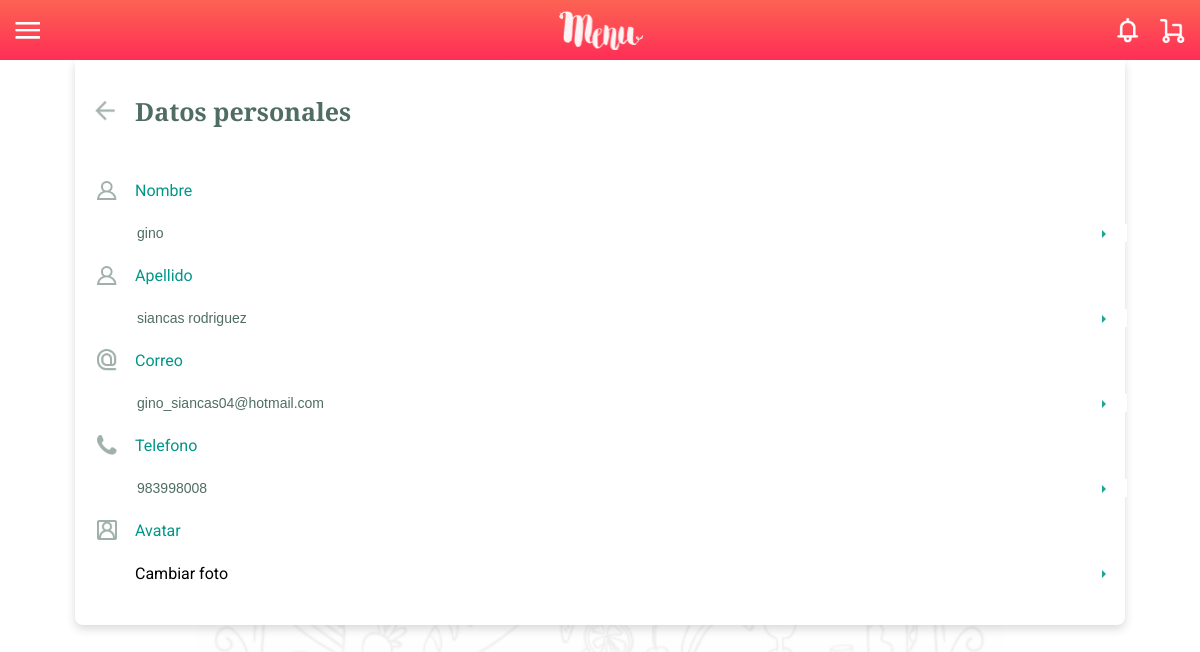
The app's page /profile/personal-info.php (signed in) with its own data.
### tables this page shows
CREATE TABLE `users` (
  `username` varchar(45) NOT NULL,
  `password` varchar(65) NOT NULL,
  `name` varchar(55) DEFAULT NULL,
  `lastname` varchar(55) DEFAULT NULL,
  `telephone` int(11) DEFAULT NULL,
  `account_date_created` datetime NOT NULL,
  `user_id` int(11) NOT NULL,
  `avatar` varchar(255) DEFAULT NULL
);

### services/php/user_functions.php (called while the page is built, shortened)
<?php
class UserFunctions{
  function getUserData($userid , $connection){
    $statement = "SELECT * FROM users WHERE user_id = '$userid' LIMIT 1";
    if($query = mysqli_query($connection , $statement)){
        return mysqli_fetch_assoc($query);
    }else{return "error";}
  }
}
?>

### profile/personal-info.php (the view, shortened to what this page needs)
<!DOCTYPE html>
<html lang="en" dir="ltr">
<head>
  <link rel="stylesheet" href="../css/global.1.0.0.css">
  <link rel="stylesheet" href="../css/personal-profile.1.0.0.css">
</head>
<body class="personalinfopg">
  <?php
  require_once("../includes/header.php");
  require_once("../services/php/db_connection.php");
  require_once("../services/php/user_functions.php");
  $userid = mysqli_real_escape_string($connection , htmlspecialchars($_SESSION["user_id"]));
  $userObj = new UserFunctions();
  $userDato = $userObj->getUserData($userid , $connection);
  ?>
  <div class="content">
    <?php if($userDato != "error"){
      $name      = $userDato["name"];
      $last      = $userDato["lastname"];
      $email     = $userDato["username"];
      $telephone = $userDato["telephone"];
    ?>
      <div class="title left">
        <a href="javascript:void(0)" class="go-back"></a>
        <h1><br>Datos personales<br><br></h1>
      </div>
      <ul>
        <li class="ttl profile">Nombre</li>
        <li class="data">
          <input type="text" placeholder="Nombre" maxlength="40" value="<?php echo $name;?>" data-current="<?php echo $name;?>">
        </li>
        <li class="ttl profile">Apellido</li>
        <li class="data">
          <input type="text" placeholder="Apellido" maxlength="40" value="<?php echo $last;?>" data-current="<?php echo $last;?>">
        </li>
        <li class="ttl email">Correo</li>
        <li class="data">
          <input type="email" placeholder="Correo" maxlength="40" value="<?php echo $email;?>" data-current="<?php echo $email;?>">
        </li>
        <li class="ttl telephone">Telefono</li>
        <li class="data">
          <input type="telephone" placeholder="Telefono" maxlength="9" value="<?php echo $telephone;?>" data-current="<?php echo $telephone;?>">
        </li>
        <li class="ttl avatar">Avatar</li>
        <li class="data">Cambiar foto</li>
      </ul>
    <?php }else{ ?>
      <div class="title left">
        <h1><br>Error Conexion</h1>
      </div>
    <?php } ?>
  </div>
</body>
</html>

### css/global.1.0.0.css (style rules this page uses)
body, html { padding: 0; margin: 0; font-family: "Roboto", sans-serif; }
.content { margin: 60px auto 0 auto; max-width: 1050px; }
.content .title { margin: 15px auto; text-align: center; max-width: 300px; position: relative; }
.content .title h1 { color: #4F6D64; font-family: "Alfa Slab One", cursive; font-size: 25px; }
.content .title a { position: absolute; top: 50%; left: -45px; height: 30px; width: 30px; margin-top: -15px; display: block; background-image: url("../icons/back.png"); background-position: center; background-size: contain; }
.content .title.left { margin: 10px 0 10px 60px; text-align: left; }

### css/personal-profile.1.0.0.css (style rules this page uses)
html { background-image: url("../images/bg-global.png"); background-repeat: no-repeat; background-position: bottom; background-size: contain; height: 100%; }
body.personalinfopg .content { background: #FFFFFF; box-shadow: 0px 4px 10px rgba(0, 0, 0, 0.15); border-radius: 0 0 8px 8px; padding-bottom: 20px; }
body.personalinfopg .content ul { padding: 0; margin: 0; }
body.personalinfopg .content ul li { list-style: none; padding: 2px 2px 2px 60px; position: relative; }
body.personalinfopg .content ul li.ttl { color: #009688; background-repeat: no-repeat; background-position: 22px center; background-size: 20px; }
body.personalinfopg .content ul li.ttl.profile { background-image: url("../icons/user.png"); }
body.personalinfopg .content ul li.ttl.email { background-image: url("../icons/email.png"); }
body.personalinfopg .content ul li.ttl.telephone { background-image: url("../icons/telephone.png"); }
body.personalinfopg .content ul li.ttl.avatar { background-image: url("../icons/avatar.png"); }
body.personalinfopg .content ul li.data { margin: 20px 0; }
body.personalinfopg .content ul li.data:after { content: ""; border-left: 4px solid #20A397; border-top: 4px solid transparent; border-right: 4px solid transparent; border-bottom: 4px solid transparent; position: absolute; right: 15px; top: 8px; }
body.personalinfopg .content ul li.data input { color: #4F6D64; font-size: 14px; display: block; appearance: none; border: none; outline: none; width: 100%; }

### records on screen
users: name "gino", lastname "siancas rodriguez", username "gino_siancas04@hotmail.com", telephone "983998008"
